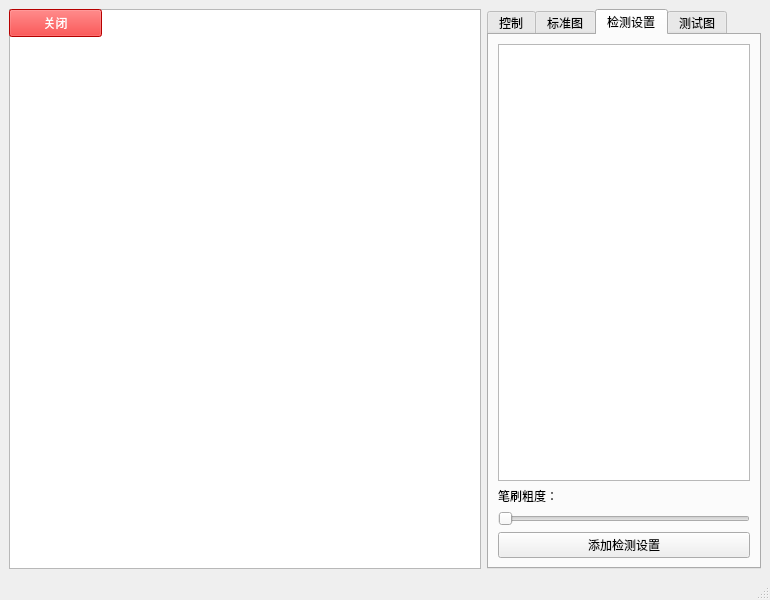
<?xml version="1.0" encoding="UTF-8"?>
<ui version="4.0">
 <class>MainWindow</class>
 <widget class="QMainWindow" name="MainWindow">
  <property name="geometry">
   <rect>
    <x>0</x>
    <y>0</y>
    <width>770</width>
    <height>600</height>
   </rect>
  </property>
  <property name="sizePolicy">
   <sizepolicy hsizetype="Expanding" vsizetype="Expanding">
    <horstretch>0</horstretch>
    <verstretch>0</verstretch>
   </sizepolicy>
  </property>
  <property name="minimumSize">
   <size>
    <width>600</width>
    <height>400</height>
   </size>
  </property>
  <property name="windowTitle">
   <string>Ant Detector</string>
  </property>
  <widget class="QWidget" name="centralwidget">
   <property name="enabled">
    <bool>true</bool>
   </property>
   <property name="sizePolicy">
    <sizepolicy hsizetype="Expanding" vsizetype="Expanding">
     <horstretch>0</horstretch>
     <verstretch>0</verstretch>
    </sizepolicy>
   </property>
   <property name="autoFillBackground">
    <bool>false</bool>
   </property>
   <layout class="QHBoxLayout" name="horizontalLayout" stretch="7,3">
    <item>
     <widget class="QGraphicsView" name="graphicsView">
      <property name="verticalScrollBarPolicy">
       <enum>Qt::ScrollBarAlwaysOff</enum>
      </property>
      <property name="horizontalScrollBarPolicy">
       <enum>Qt::ScrollBarAlwaysOff</enum>
      </property>
      <widget class="QPushButton" name="closeButton">
       <property name="geometry">
        <rect>
         <x>0</x>
         <y>0</y>
         <width>93</width>
         <height>28</height>
        </rect>
       </property>
       <property name="styleSheet">
        <string notr="true">color: rgb(255, 255, 255);
font: 75 9pt &quot;黑体&quot;;
background-color: red;
</string>
       </property>
       <property name="text">
        <string>关闭</string>
       </property>
      </widget>
     </widget>
    </item>
    <item>
     <widget class="QTabWidget" name="tabWidget">
      <property name="currentIndex">
       <number>2</number>
      </property>
      <widget class="QWidget" name="controlTab">
       <attribute name="title">
        <string>控制</string>
       </attribute>
       <layout class="QVBoxLayout" name="verticalLayout">
        <item>
         <widget class="QPushButton" name="cameraButton">
          <property name="text">
           <string>启动相机</string>
          </property>
         </widget>
        </item>
        <item>
         <widget class="QPushButton" name="autoDetectButton">
          <property name="enabled">
           <bool>false</bool>
          </property>
          <property name="text">
           <string>自动检测</string>
          </property>
         </widget>
        </item>
        <item>
         <widget class="QPushButton" name="manualDetectButton">
          <property name="enabled">
           <bool>false</bool>
          </property>
          <property name="text">
           <string>手动检测</string>
          </property>
         </widget>
        </item>
        <item>
         <widget class="QTextBrowser" name="textBrowser">
          <property name="sizePolicy">
           <sizepolicy hsizetype="Expanding" vsizetype="Expanding">
            <horstretch>0</horstretch>
            <verstretch>0</verstretch>
           </sizepolicy>
          </property>
         </widget>
        </item>
        <item>
         <widget class="QPushButton" name="systemSettingsButton">
          <property name="text">
           <string>系统设置</string>
          </property>
         </widget>
        </item>
       </layout>
       <zorder>systemSettingsButton</zorder>
       <zorder>autoDetectButton</zorder>
       <zorder>manualDetectButton</zorder>
       <zorder>textBrowser</zorder>
       <zorder>cameraButton</zorder>
      </widget>
      <widget class="QWidget" name="standerImageTab">
       <attribute name="title">
        <string>标准图</string>
       </attribute>
       <layout class="QVBoxLayout" name="verticalLayout">
        <item>
         <widget class="QListWidget" name="standerImageListWidget"/>
        </item>
        <item>
         <widget class="QPushButton" name="addStanderImageButton">
          <property name="enabled">
           <bool>false</bool>
          </property>
          <property name="text">
           <string>拍摄标准图</string>
          </property>
         </widget>
        </item>
        <item>
         <widget class="QPushButton" name="removeStanderImageButton">
          <property name="enabled">
           <bool>false</bool>
          </property>
          <property name="text">
           <string>删除标准图</string>
          </property>
         </widget>
        </item>
       </layout>
      </widget>
      <widget class="QWidget" name="settingTab">
       <attribute name="title">
        <string>检测设置</string>
       </attribute>
       <layout class="QVBoxLayout" name="verticalLayout">
        <item>
         <widget class="QListWidget" name="settingListWidget"/>
        </item>
        <item>
         <widget class="QLabel" name="label">
          <property name="text">
           <string>笔刷粗度：</string>
          </property>
         </widget>
        </item>
        <item>
         <widget class="QSlider" name="horizontalSlider">
          <property name="orientation">
           <enum>Qt::Horizontal</enum>
          </property>
         </widget>
        </item>
        <item>
         <widget class="QPushButton" name="addSettingButton">
          <property name="text">
           <string>添加检测设置</string>
          </property>
         </widget>
        </item>
       </layout>
      </widget>
      <widget class="QWidget" name="testImageTab">
       <attribute name="title">
        <string>测试图</string>
       </attribute>
       <layout class="QVBoxLayout" name="verticalLayout_2">
        <item>
         <widget class="QLabel" name="correctLabel">
          <property name="text">
           <string>正确列表</string>
          </property>
         </widget>
        </item>
        <item>
         <widget class="QListWidget" name="correctImageListWidget"/>
        </item>
        <item>
         <layout class="QHBoxLayout" name="correctImageButtonLayout">
          <item>
           <widget class="QPushButton" name="addCorrectImageButton">
            <property name="enabled">
             <bool>false</bool>
            </property>
            <property name="text">
             <string>拍摄</string>
            </property>
           </widget>
          </item>
          <item>
           <widget class="QPushButton" name="importCorrectImageButton">
            <property name="enabled">
             <bool>true</bool>
            </property>
            <property name="text">
             <string>导入</string>
            </property>
           </widget>
          </item>
          <item>
           <widget class="QPushButton" name="cleanCorrectImageListButton">
            <property name="enabled">
             <bool>true</bool>
            </property>
            <property name="text">
             <string>清空</string>
            </property>
           </widget>
          </item>
         </layout>
        </item>
        <item>
         <widget class="QLabel" name="errorLabel">
          <property name="text">
           <string>错误列表</string>
          </property>
         </widget>
        </item>
        <item>
         <widget class="QListWidget" name="errorImageListWidget"/>
        </item>
        <item>
         <layout class="QHBoxLayout" name="errorImageButtonLayout">
          <item>
           <widget class="QPushButton" name="addErrorImageButton">
            <property name="enabled">
             <bool>false</bool>
            </property>
            <property name="text">
             <string>拍摄</string>
            </property>
           </widget>
          </item>
          <item>
           <widget class="QPushButton" name="importErrorImageButton">
            <property name="enabled">
             <bool>true</bool>
            </property>
            <property name="text">
             <string>导入</string>
            </property>
           </widget>
          </item>
          <item>
           <widget class="QPushButton" name="cleanErrorImageListButton">
            <property name="enabled">
             <bool>true</bool>
            </property>
            <property name="text">
             <string>清空</string>
            </property>
           </widget>
          </item>
         </layout>
        </item>
        <item>
         <widget class="QPushButton" name="batchDetectButton">
          <property name="text">
           <string>批量检测</string>
          </property>
         </widget>
        </item>
        <item>
         <widget class="QPushButton" name="removeTestImageButton">
          <property name="enabled">
           <bool>false</bool>
          </property>
          <property name="text">
           <string>删除测试图</string>
          </property>
         </widget>
        </item>
       </layout>
      </widget>
     </widget>
    </item>
   </layout>
  </widget>
  <widget class="QStatusBar" name="statusbar"/>
  <action name="cameraAction">
   <property name="text">
    <string>启动相机</string>
   </property>
   <property name="shortcut">
    <string/>
   </property>
   <property name="shortcutVisibleInContextMenu" stdset="0">
    <bool>true</bool>
   </property>
  </action>
  <action name="autoDetectAction">
   <property name="enabled">
    <bool>false</bool>
   </property>
   <property name="text">
    <string>启动自动检测</string>
   </property>
  </action>
  <action name="manualDetectAction">
   <property name="enabled">
    <bool>false</bool>
   </property>
   <property name="text">
    <string>手动检测</string>
   </property>
  </action>
  <action name="action_6">
   <property name="text">
    <string>相机设置</string>
   </property>
  </action>
  <action name="action_7">
   <property name="text">
    <string>自动检测设置</string>
   </property>
  </action>
 </widget>
 <resources/>
 <connections/>
</ui>
